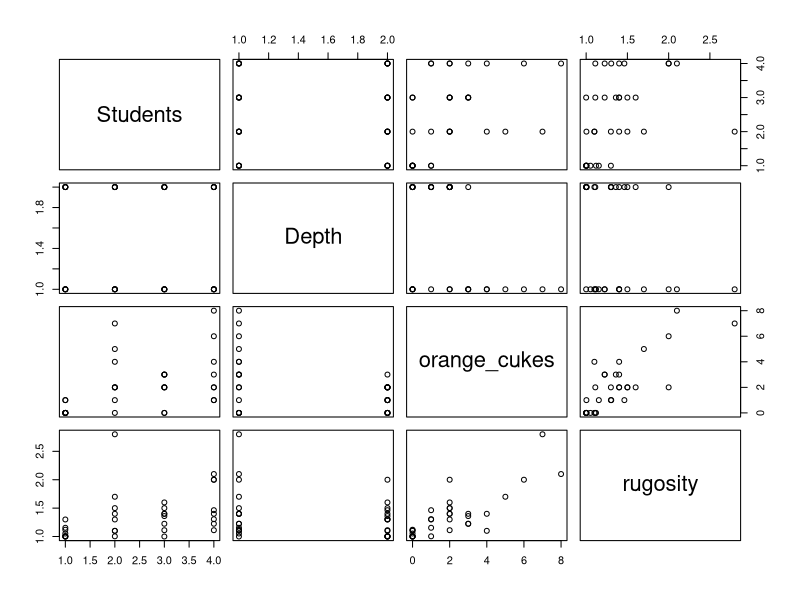
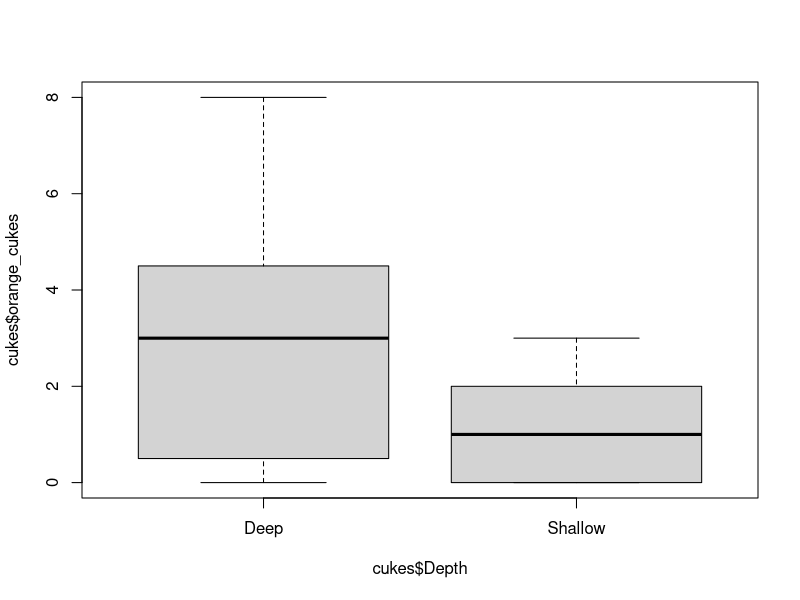
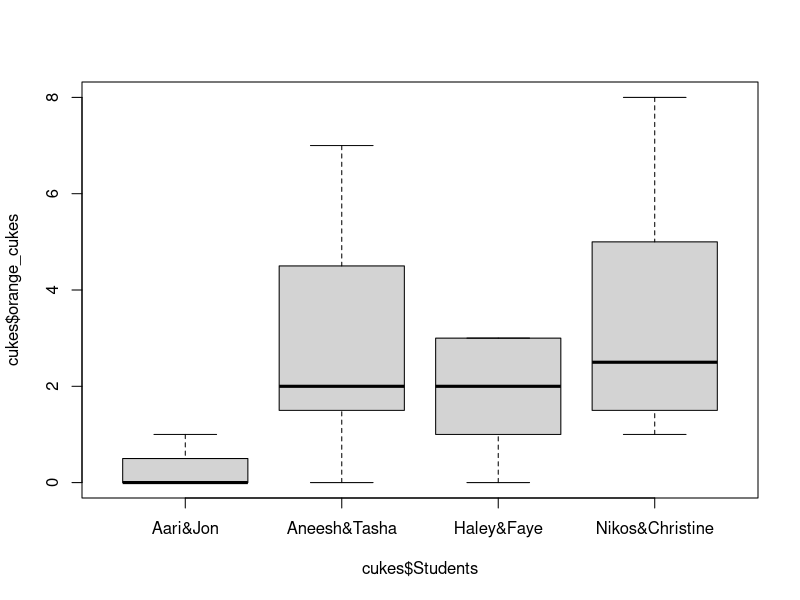
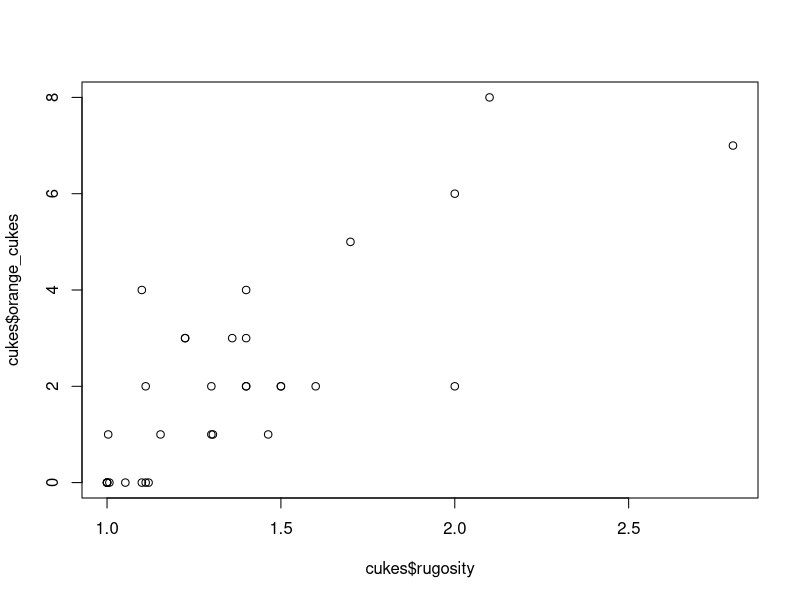
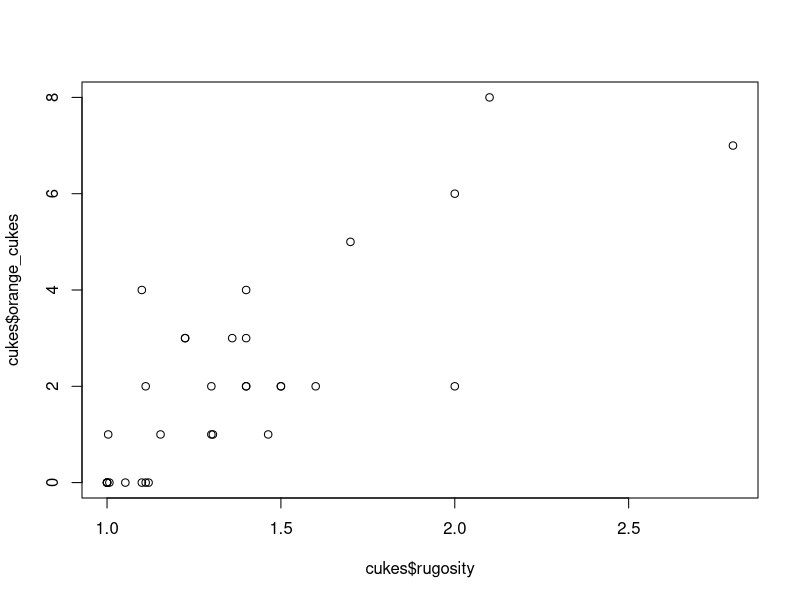
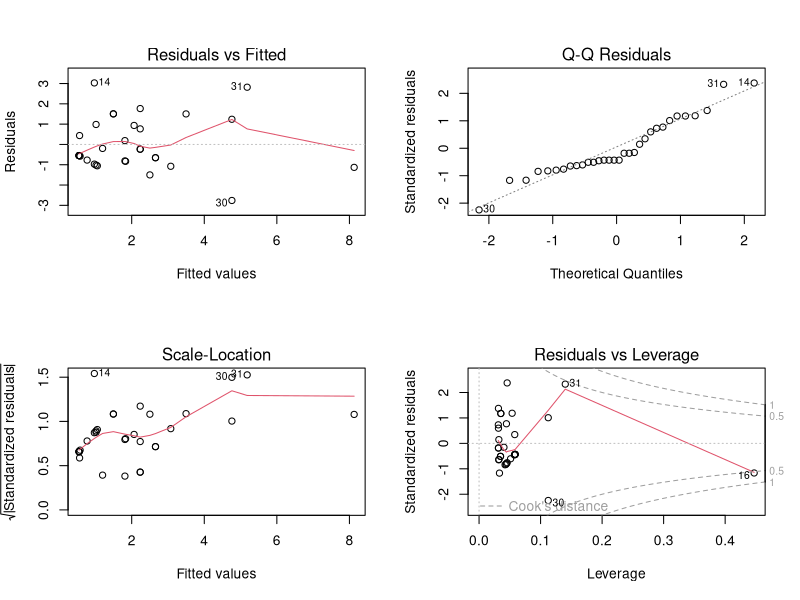
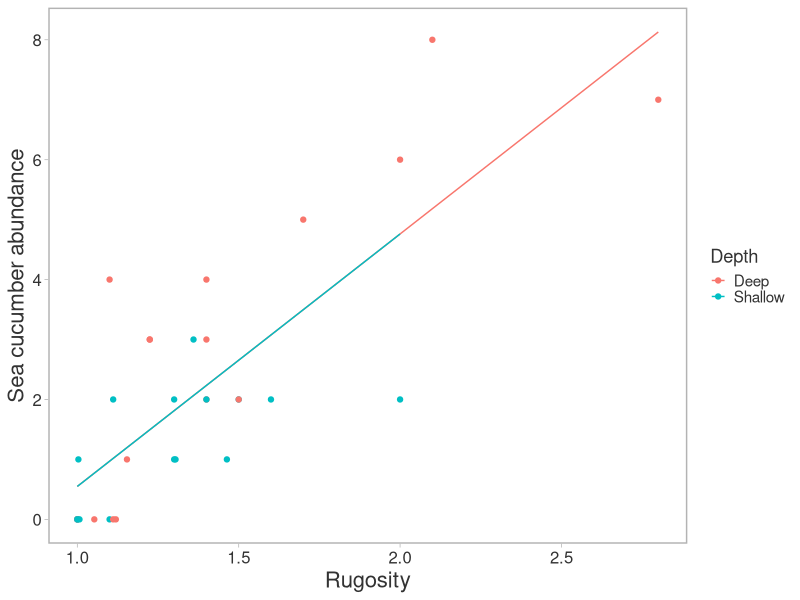
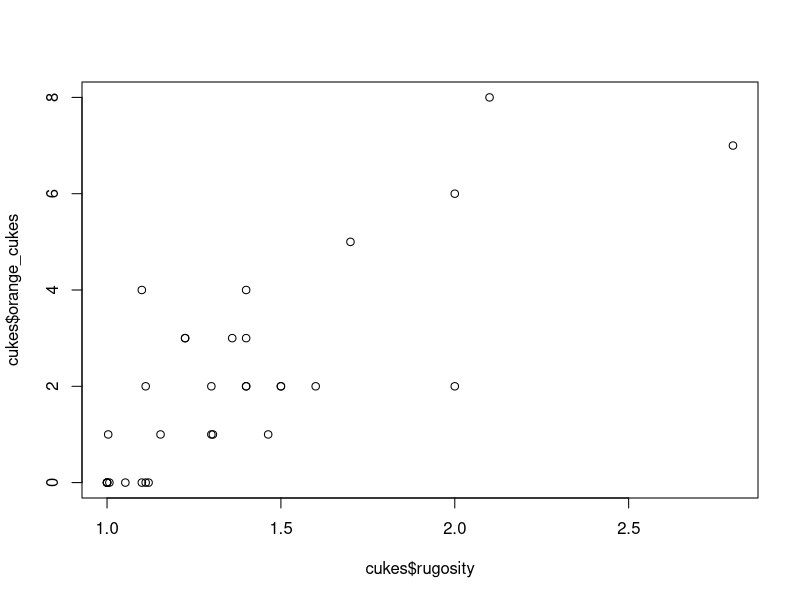

Source code (R) for these figures, in order:
## ---- chunk 1
#Set up your workspace
rm(list=ls()) #remove debris from 'Environment'

# Set your working directory 
# (manually use these)
#getwd()
#setwd(dir = "/Users/Dudisimo/Documents/PhD/TAing/Rworkshop_MBE2017") #diferent for each machine
# or by cliking 'Session' -> 'Set working directory'

# Install (if required) and load packages needed
#install.packages("ggplot2")
#install.packages("doBy")

# If installed or after installing them, load them in each R session (when using them)
library("doBy")
library(ggplot2)

#A custom theme for ggplot
#This only creates a set of instructions that R will feed to ggplot latter on
theme_gg <- function(base_size = 11, base_family = "") {
  theme_light() +
    theme(
      panel.grid.major = element_blank(),
      panel.grid.minor = element_blank(),
      strip.background = element_rect(fill = NA, colour = NA),
      strip.text.x = element_text(colour = "grey10"),
      axis.text = element_text(colour = "grey20",size=12),
      axis.title = element_text(colour = "grey20",size=16),
      legend.title = element_text(colour = "grey20", size = rel(1.2)),
      panel.border = element_rect(fill = NA, colour = "grey70", size = 1),
      legend.key.size = unit(0.8, "lines"),
      legend.text = element_text(size = rel(1), colour = "grey20"),
      legend.key = element_rect(colour = NA)
    )
}
## ---- chunk 2
# Read in data####
cukes <- read.csv("data/orange.cukes.csv",  stringsAsFactors = T, header=T) #factor, character with a certain number of categories
str(cukes) #Always a good idea to explore first your data to check for tidyness
summary(cukes) #Basic summary stats on data

#Visualize data####
#Remember that plots take data in the form "independent variable (x), dependent variable (y)"
#Visualize all your data in a quick line
plot(cukes)

#Visualize categorical variables
#These plots show continuous vs. categorical data as a box and whisker plot, where the middle line is the median and the whiskers represent the 25th and 75th lower and upper quartiles
plot(cukes$orange_cukes ~ cukes$Depth)
plot(cukes$orange_cukes ~ cukes$Students)

#The basic x ~ y plot for continuous variables
plot(cukes$rugosity, cukes$orange_cukes) 

## ---- chunk 3
#We can check our basic plot between continuous variables
plot(cukes$rugosity, cukes$orange_cukes) 

cukemodel <- lm(orange_cukes ~ rugosity, data=cukes) 
#After model creation we need to make sure some assumptions are met to validate our model
#We look for homocedasticity and normality in residuals 
par(mfrow = c(2,2)) #this tells R to set up a 2x2 grid of 4 plots
plot(cukemodel) #create the diagnostic plots
par(mfrow = c(1,1)) #turn off the 4x4 grid setup or all your future plots will go onto a grid
#the plots look ok, so now let's look at our model summary!
summary(cukemodel) 
#With the lm output you get the estimate for the intercept (a), the slope (b), 
#the standard error for each estimate, and the p-values for those estimates 
#(remember <0.05 is a 'significant' value).
#The R-squared values tells you what proportion of the variation in the data
#is explained by the independent variable(s) (here rugosity)

#Visualization of continous variables with ggplot####
#We can dress up our plot a bit by adding labels color and the model fit
#We do not need to summarize the data in this case but need to predict values based on model for model fit
cukes$predicted1=predict(cukemodel)
#Plot of pretty plot
ggplot(data=cukes, aes(x=rugosity, y=orange_cukes, color=Depth)) + 
  geom_point() +
# stat_smooth(method = "lm", col = "blue", se = F) +
  geom_line(aes(x = rugosity, y = predicted1)) +
  labs(y="Sea cucumber abundance") +
  labs(x="Rugosity") +
  theme_gg()

## ---- chunk 4
#We can check our basic plot between continuous variables
plot(cukes$rugosity, cukes$orange_cukes) 
#And between our depth categories
plot(cukes$orange_cukes ~ cukes$Depth)

cukemodel2 <- lm(orange_cukes ~ Depth + rugosity, data=cukes)
par(mfrow = c(2,2)) #this tells R to set up a 2x2 grid of 4 plots
plot(cukemodel2) #create the diagnostic plots
#we look for homocedasticity and normality in residual 
par(mfrow = c(1,1)) #turn off the 4x4 grid setup or all your future plots will go onto a grid
#the plots look ok, so now let's look at our model summary!
summary(cukemodel2) 
#With the lm output you get the estimate for the intercept (a), the slope (b), 
#the standard error for each estimate, and the p-values for those estimates 
#(remember <0.05 is a 'significant' value).
#The R-squared values tells you what proportion of the variation in the data
#is explained by the independent variable(s) (here rugosity)

#Visualization of continous variables with ggplot####
#We can dress up our plot a bit by adding labels color and the model fit
#We need to predict values based on model for model fit
cukes$predicted2=predict(cukemodel2)
#Plot of pretty plot
ggplot(data=cukes, aes(x=rugosity, y=orange_cukes, color=Depth)) + 
  geom_point() +
  facet_wrap("Depth") +
  geom_line(aes(x = rugosity, y = predicted2)) +
  labs(y="Sea cucumber abundance") +
  labs(x="Rugosity") +
  theme_gg()

## ---- chunk 5

#Testing differences between two groups of data (cateorical variable)
#How could we determine if abundance at the two depths is different? using a T-test!
#A t-test tests whether the true difference in means is equal to 0
plot(cukes$orange_cukes ~ cukes$Depth)
t.test(cukes$orange_cukes ~ cukes$Depth) 
#Shows that these groups are significantly different at Alpha = 0.05!
#T-test output shows variables tested, t value, degrees of freedom, p-value, 
#means of groups, alternative hyp

#Visualization of categorical data (2 levels) with ggplot####
#First, it is necessary to summarize the data. 
#We will use summaryBy() to estimate mean and some error around it, in this case SD
cukes_se <- summaryBy(orange_cukes ~ Depth, cukes, FUN=c(mean,sd,var))
#View(cukes_se)

# Error bars represent standard deviation
ggplot(data=cukes_se, aes(x=Depth, y=orange_cukes.mean, fill=Depth)) + 
  geom_bar(position=position_dodge(), stat="identity") +
  geom_errorbar(aes(ymin=orange_cukes.mean-orange_cukes.sd, ymax=orange_cukes.mean+orange_cukes.sd),
                width=.2,                    # Width of the error bars
                position=position_dodge(.9)) +
  labs(y="Sea cucumber abundance") +
  labs(x="Depth") +
  theme_gg()

## ---- chunk 6

#What if we want to look at more than two groups?
#Maybe the students collecting the data influenced the results by using different methodology. 
plot(cukes$orange_cukes ~ cukes$Students)

# Data shows like there are some differences for group 1,2? 
# Why? Maybe they were just in the wrong habitat for sea cucumbers? 
# We can test if more than 2 groups have different means using an ANOVA.

#For the basic ANOVA function in R we need a balanced number of trials for each group for ANOVA,
summary(cukes)
#so when you are doing this on your own data make sure that all groups have the same number of measurements
# For our cukes all groups did the same number of quadrats at shallow and deep so sampling is "balanced"
cuke_anova <- aov(cukes$orange_cukes ~ cukes$Students)
summary(cuke_anova)
#Shows there are some significant differences between groups at Alpha = 0.05!
#ANOVA output shows categorical variable tested, degrees of freedom, Sum of Squares, 
#F value, p-value, significance codes

#Once we found differences between groups, we need to know where are those differences
#We use Tukey's posthoc test for that
cuke_posthoc <- TukeyHSD(x=cuke_anova, 'cukes$Students', conf.level=0.95)
cuke_posthoc
#Output gives the differences between groups (means) and their p-values

#Visualization of categorical data (4 levels) with ggplot####
#Let's visualize this nicely
#Again, first, we summarize the data to estimate mean and some error
cukes_sd2 <- summaryBy(orange_cukes ~ Students, cukes, FUN=c(mean,sd,var))

# Error bars represent standard deviation
ggplot(cukes_sd2, aes(x=Students, y=orange_cukes.mean, fill=Students)) + 
  geom_bar(position=position_dodge(), stat="identity") +
  geom_errorbar(aes(ymin=orange_cukes.mean-orange_cukes.sd, ymax=orange_cukes.mean+orange_cukes.sd),
                width=.2,                    # Width of the error bars
                position=position_dodge(.9)) +
  labs(y="Sea cucumber abundance") +
  labs(x="Depth") +
  theme_gg()

